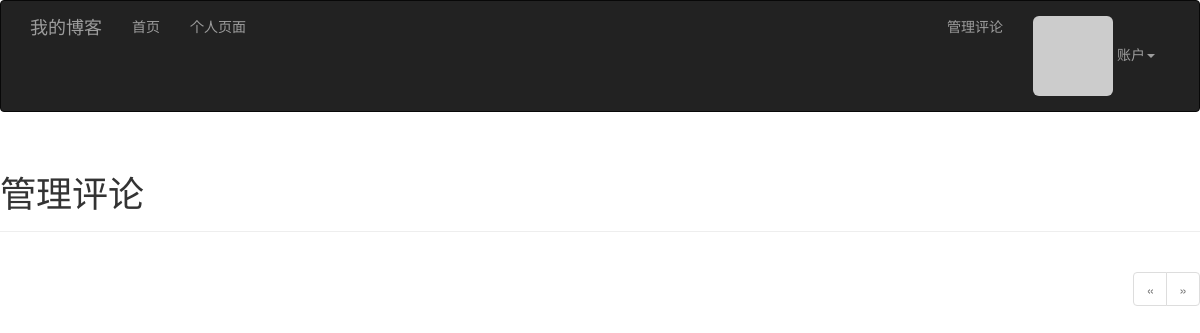
Page /moderate (signed in) on the earlier database version.
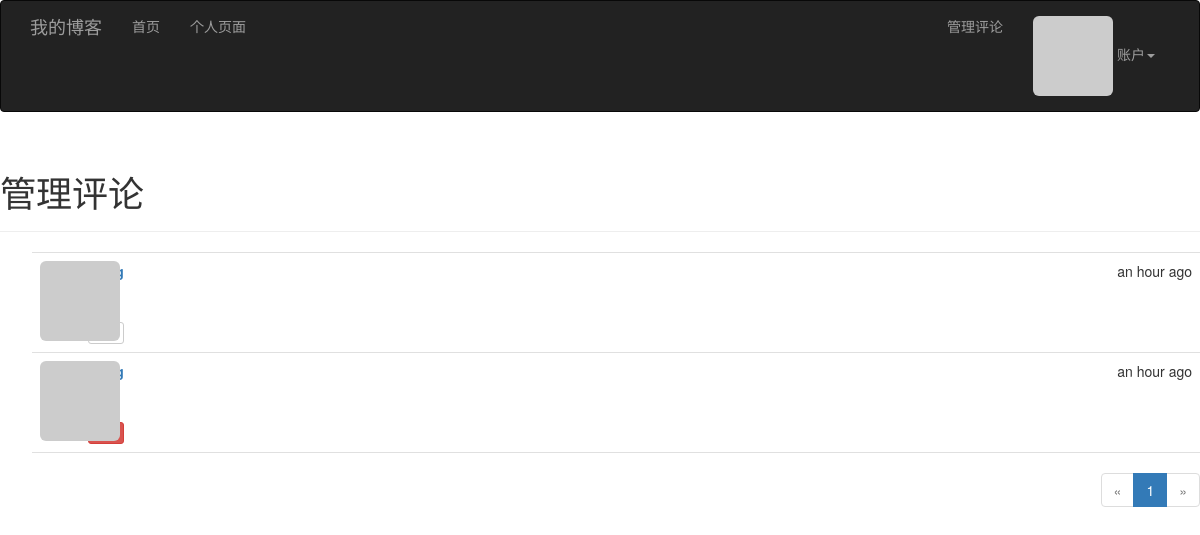
Same page on the later database version.
### app/models.py (models this page shows, shortened)
class Comment(db.Model):
    __tablename__ = 'comments'
    id = db.Column(db.Integer, primary_key=True)
    body = db.Column(db.Text)
    body_html = db.Column(db.Text)
    timestamp = db.Column(db.DateTime, index=True, default=datetime.utcnow)
    disable = db.Column(db.Boolean)
    author_id = db.Column(db.Integer, db.ForeignKey('users.id'))
    post_id = db.Column(db.Integer, db.ForeignKey('posts.id'))

### app/main/views.py (the view)
@main.route('/moderate')
@login_required
@permission_required(Permission.MODERATE_COMMENTS)
def moderate():
    page = request.args.get('page', 1, type=int)
    pagination = Comment.query.order_by(Comment.timestamp.desc()).paginate(
        page, per_page=current_app.config['BLOG_COMMENTS_PER_PAGE'],
        error_out=False)
    comments = pagination.items
    return render_template('moderate.html', comments=comments,
                           pagination=pagination, page=page)

### app/auth/views.py (called while the page is built)
@auth.before_app_request
def before_request():
    if current_user.is_authenticated:
        current_user.ping()
        if not current_user.confirmed \
            and request.endpoint \
            and request.endpoint[:5] != 'auth.' \
            and request.endpoint != 'static':
            return redirect(url_for('auth.unconfirmed'))

### app/main/__init__.py (called while the page is built)
@main.app_context_processor
def inject_permission():
    return dict(Permission=Permission)

### app/models.py (called while the page is built)
@login_manager.user_loader
def load_user(user_id):
    return User.query.get(int(user_id))

    def ping(self):
        self.last_seen = datetime.utcnow()
        db.session.add(self)

    def gravatar(self, size=100, default='identicon', rating='g'):
        if request.is_secure:
            url = 'http://secure.gravatar.com/avatar'
        else:
            url = 'http://www.gravatar.com/avatar'
        hash = self.avatar_hash or hashlib.md5(
            self.email.encode('utf-8')).hexdigest()
        return '{url}/{hash}?s={size}&d={default}&={rating}'.format(
            url=url, hash=hash, size=size, default=default, rating=rating)

    def can(self, permissions):
        return self.role is not None and (self.role.permissions & permissions) == permissions

### app/templates/moderate.html (shortened to what this page needs)
{% extends "base.html" %}
{% import "_macros.html" as macros %}
{% block page_content %}
<div class="page-header">
    <h1>管理评论</h1>
</div>
{% set moderate = True %}
{% include '_comments.html' %}
{% if pagination %}
<div class="pagination">
    {{ macros.pagination_widget(pagination, '.moderate') }}
</div>
{% endif %}
{% endblock %}

### app/templates/_comments.html (shortened to what this page needs)
<ul class="comments">
    {% for comment in comments %}
    <li class="comment">
        <div class="comment-thumbnail">
            <a href="{{ url_for('.user', username=comment.author.username) }}">
                <img class="img-rounded profile-thumbnail" src="{{ comment.author.gravatar(size=40) }}">
            </a>
        </div>
        <div class="comment-content">
            <div class="comment-date">{{ moment(comment.timestamp).fromNow() }}</div>
            <div class="comment-author"><a href="{{ url_for('.user', username=comment.author.username) }}">
            </a> </div>
            <div class="comment-body">
            </div>
            {% if moderate %}
                <br/>
                {% if comment.disable %}
                <a class="btn btn-default btn-xs" href="{{ url_for('.moderate_enable',
                 id=comment.id, page=page) }}">显示</a>
                {% else %}
                <a class="btn btn-danger btn-xs" href="{{ url_for('.moderate_disable',
                 id = comment.id, page=page) }}">隐藏</a>
                {% endif %}
            {% endif %}
        </div>
    </li>
    {% endfor %}
</ul>

Differences in the rows shown:
added Comment: timestamp "an hour ago"
added Comment: timestamp "an hour ago"
Other differences:
new list line: "1"
